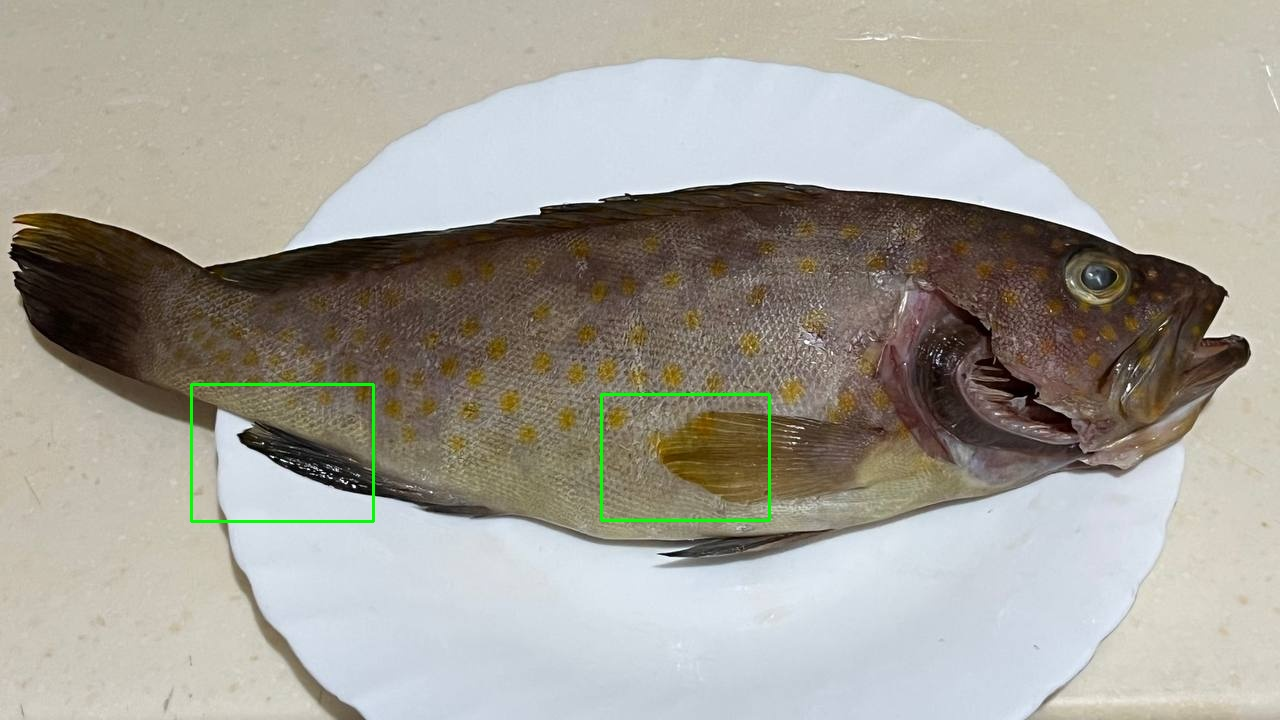
#> input picture backend/debug_eye_detector.jpg, 1280 x 720 px
$ python -i eye_detector.py   (imports and definitions only)
#> lines starting #> are read from the running program, lines starting #| are printed output that depends on the picture; after the words box and inside, x2 and y2 are one past the last pixel; in counts of white or black regions, pixels touching at a corner belong together
import cv2
import numpy as np
from typing import List, Tuple

class EyeDetector:
    """Detects and extracts eyes from fish images"""
    def __init__(self):
        self.eye_cascade = cv2.CascadeClassifier(
            cv2.data.haarcascades + 'haarcascade_eye.xml'
        )
        self.face_cascade = cv2.CascadeClassifier(
            cv2.data.haarcascades + 'haarcascade_frontalface_default.xml'
        )

    # [11 lines left out: function preprocess_image, not called in this run]

    def detect_eyes(self, image: np.ndarray) -> List[Tuple[int, int, int, int]]:
        """Single-stage: Use Cb channel dark circle detection (pupil-based, robust across all freshness levels)"""
        try:
            original_h, original_w = image.shape[:2]
            print(f"[EYE] Original image size: {original_w}x{original_h}")

            # Downsample for speed
            max_detection_size = 1280
            if max(original_w, original_h) > max_detection_size:
                scale_down = max_detection_size / max(original_w, original_h)
                detect_w = int(original_w * scale_down)
                detect_h = int(original_h * scale_down)
                img_small = cv2.resize(image, (detect_w, detect_h), interpolation=cv2.INTER_AREA)
            else:
                img_small = image.copy()
                detect_w, detect_h = original_w, original_h
                scale_down = 1.0

            # Detect eye using Cb channel (dark pupil detection)
            eye_center, eye_radius = self.detect_eye_cb_channel(img_small)

            if eye_center is None or eye_radius is None:
                print("[EYE] No eye detected via Cb channel")
                return []

            cx, cy = eye_center
            radius = eye_radius
            print(f"[EYE] Detected eye at ({cx}, {cy}), radius={radius}")

            # Create bbox centered on detected eye with 4:3 aspect ratio
            box_size = int(radius * 5.5)
            bbox_h = box_size
            bbox_w = int(bbox_h * 4 / 3)  # width = 4/3 of height for 4:3 ratio
            bbox_x = max(0, cx - bbox_w // 2)
            bbox_y = max(0, cy - bbox_h // 2)
            bbox_w = min(detect_w - bbox_x, bbox_w)
            bbox_h = min(detect_h - bbox_y, bbox_h)

            # Scale back to original image size
            scale_up = 1.0 / scale_down
            bbox_x_orig = int(bbox_x * scale_up)
            bbox_y_orig = int(bbox_y * scale_up)
            bbox_w_orig = int(bbox_w * scale_up)
            bbox_h_orig = int(bbox_h * scale_up)
            print(f"[EYE] Scaled to original: bbox=({bbox_x_orig}, {bbox_y_orig}, {bbox_w_orig}x{bbox_h_orig})")

            return [(bbox_x_orig, bbox_y_orig, bbox_w_orig, bbox_h_orig)]

        except Exception as e:
            print(f"[EYE] ERROR: {str(e)}")
            import traceback
            traceback.print_exc()
            return []

    def detect_eye_cb_channel(self, image: np.ndarray) -> Tuple:
        """Detect eye from Cb channel dark circle detection

        Returns:
            Tuple of (center, radius) where center=(cx, cy) and radius=r
            or (None, None) if no eye found
        """
        try:
            # Convert BGR to YCbCr and extract Cb channel
            ycbcr = cv2.cvtColor(image, cv2.COLOR_BGR2YCrCb)
            cb_channel = ycbcr[:, :, 1]

            # Enhance contrast using CLAHE
            clahe = cv2.createCLAHE(clipLimit=3.0, tileGridSize=(8, 8))
            cb_enhanced = clahe.apply(cb_channel)

            # Create binary mask of dark regions (darkness < 110) - pupils are very dark
            dark_mask = cv2.threshold(cb_enhanced, 110, 255, cv2.THRESH_BINARY_INV)[1]

            # Detect contours in dark mask
            contours, _ = cv2.findContours(dark_mask, cv2.RETR_EXTERNAL, cv2.CHAIN_APPROX_SIMPLE)
            print(f"[CB_EYE] Found {len(contours)} contours")

            candidates = []

            for contour in contours:
                area = cv2.contourArea(contour)
                if area < 200:  # Skip small noise
                    continue

                # Fit circle to contour
                (cx, cy), radius = cv2.minEnclosingCircle(contour)

                if radius < 10:  # Minimum eye radius
                    continue

                # Score: prefer circular and reasonably sized
                circularity = area / (np.pi * radius * radius) if radius > 0 else 0

                if circularity < 0.5:  # Must be reasonably circular
                    continue

                score = (circularity * 100) + (area / 100)
                candidates.append({
                    'cx': cx, 'cy': cy, 'radius': radius,
                    'area': area, 'circularity': circularity,
                    'score': score
                })
                print(f"[CB_EYE] Candidate at ({cx:.0f}, {cy:.0f}), r={radius:.0f}, circularity={circularity:.2f}, score={score:.1f}")

            # Return best candidate
            if candidates:
                candidates.sort(key=lambda c: c['score'], reverse=True)
                best = candidates[0]
                print(f"[CB_EYE] Best eye at ({best['cx']:.0f}, {best['cy']:.0f}), radius={best['radius']:.0f}")
                return ((int(best['cx']), int(best['cy'])), int(best['radius']))
            else:
                print("[CB_EYE] No suitable circles found")
                return (None, None)

        except Exception as e:
            print(f"[CB_EYE] ERROR: {str(e)}")
            import traceback
            traceback.print_exc()
            return (None, None)

    def extract_eye_roi(self, image: np.ndarray, eye_rect: Tuple[int, int, int, int]) -> np.ndarray:
        """Extract eye ROI with size normalization to remove fresh/rotten detection size bias"""
        x, y, w, h = eye_rect

        # Extract with minimal padding
        padding = int(max(w, h) * 0.1)  # 10% padding for context
        x1 = max(0, x - padding)
        y1 = max(0, y - padding)
        x2 = min(image.shape[1], x + w + padding)
        y2 = min(image.shape[0], y + h + padding)

        roi = image[y1:y2, x1:x2]
        if roi.size == 0:
            return None

        # SIZE NORMALIZATION: Normalize to standard intermediate size (150px)
        # This removes the 2.2x size difference between fresh (~125px) and rotten (~280px)
        # 150px is roughly the mean of fresh and rotten sizes
        roi_normalized = cv2.resize(roi, (150, 150), interpolation=cv2.INTER_LANCZOS4)

        # Then resize to final 224x224 for model
        # Now all eyes (fresh/rotten) are scaled uniformly, removing the size bias
        roi_resized = cv2.resize(roi_normalized, (224, 224), interpolation=cv2.INTER_LANCZOS4)

        # Convert from BGR to RGB for model input
        roi_rgb = cv2.cvtColor(roi_resized, cv2.COLOR_BGR2RGB)
        return roi_rgb

    # [151 lines left out: functions apply_white_balance, convert_to_cb_channel, not called in this run]

    def detect_and_extract(self, image: np.ndarray) -> dict:
        """Detect and extract eye region"""
        try:
            result = {
                'eye': None,
                'eye_bbox': None,
                'eye_detected': False
            }
            print(f"\n[EYE DETECTOR] ===== NEW DETECTION REQUEST =====")
            eyes = self.detect_eyes(image)
            if len(eyes) > 0:
                print(f"[EYE DETECTOR] Eye detected!")
                eye = max(eyes, key=lambda e: e[2] * e[3])
                result['eye_bbox'] = tuple(eye)
                result['eye'] = self.extract_eye_roi(image, eye)
                result['eye_detected'] = result['eye'] is not None
            else:
                print(f"[EYE DETECTOR] No eye detected")
            print(f"[EYE DETECTOR] Final: eye={result['eye_detected']}")
            return result
        except Exception as e:
            print(f"[EYE DETECTOR] EXCEPTION: {str(e)}")
            import traceback
            traceback.print_exc()
            return {
                'eye': None,
                'eye_bbox': None,
                'eye_detected': False
            }

>>> import cv2
>>> picture = cv2.imread('../../debug_eye_detector.jpg')
#> picture is the input picture: shape (720, 1280, 3); mean B, G, R 151.2, 160.4, 164
>>> result = EyeDetector().detect_and_extract(picture)
#| [EYE] Original image size: 1280x720
#> in detect_eye_cb_channel, `ycbcr = cv2.cvtColor(image, cv2.COLOR_BGR2YCrCb)`: ycbcr: shape (720, 1280, 3); mean of channels 0, 1, 2 160.3, 130.6, 122.8
#> in detect_eye_cb_channel, `cb_channel = ycbcr[:, :, 1]`:
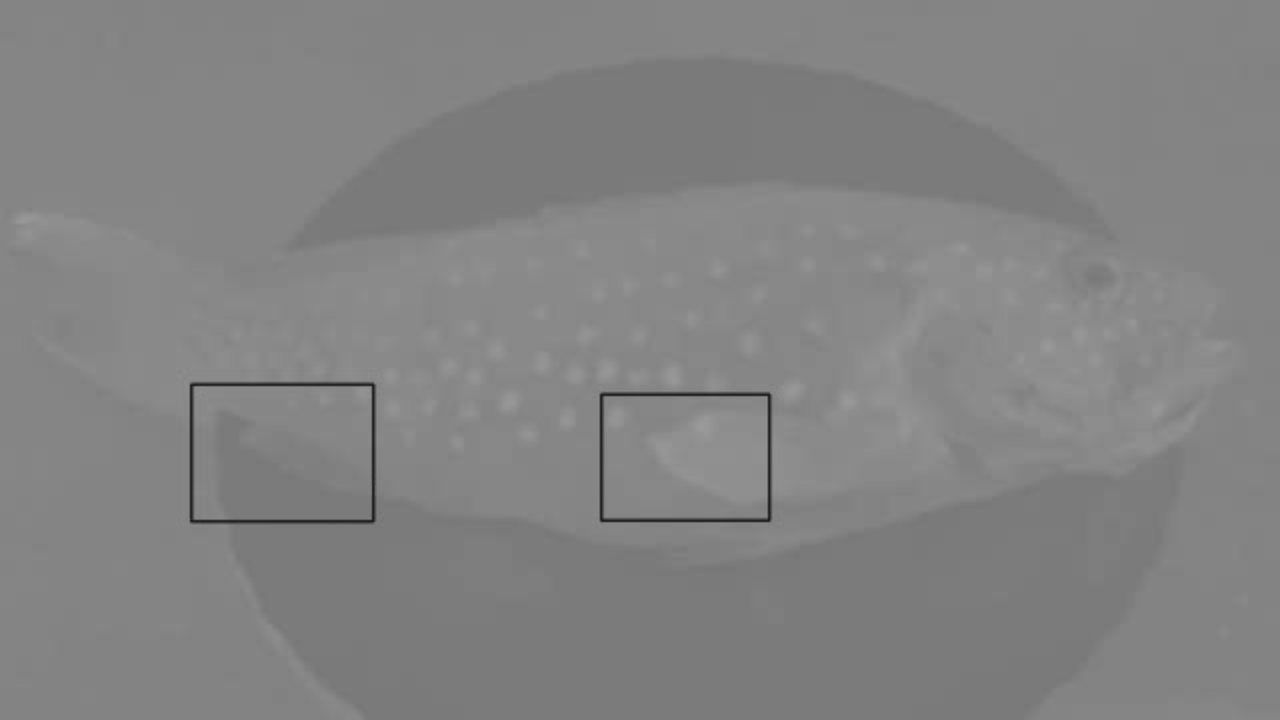
#> cb_channel: shape (720, 1280); min 24, max 154, mean 130.6
#> in detect_eye_cb_channel, `dark_mask = cv2.threshold(cb_enhanced, 110, 255, cv2.THRESH_BINARY_INV..`:
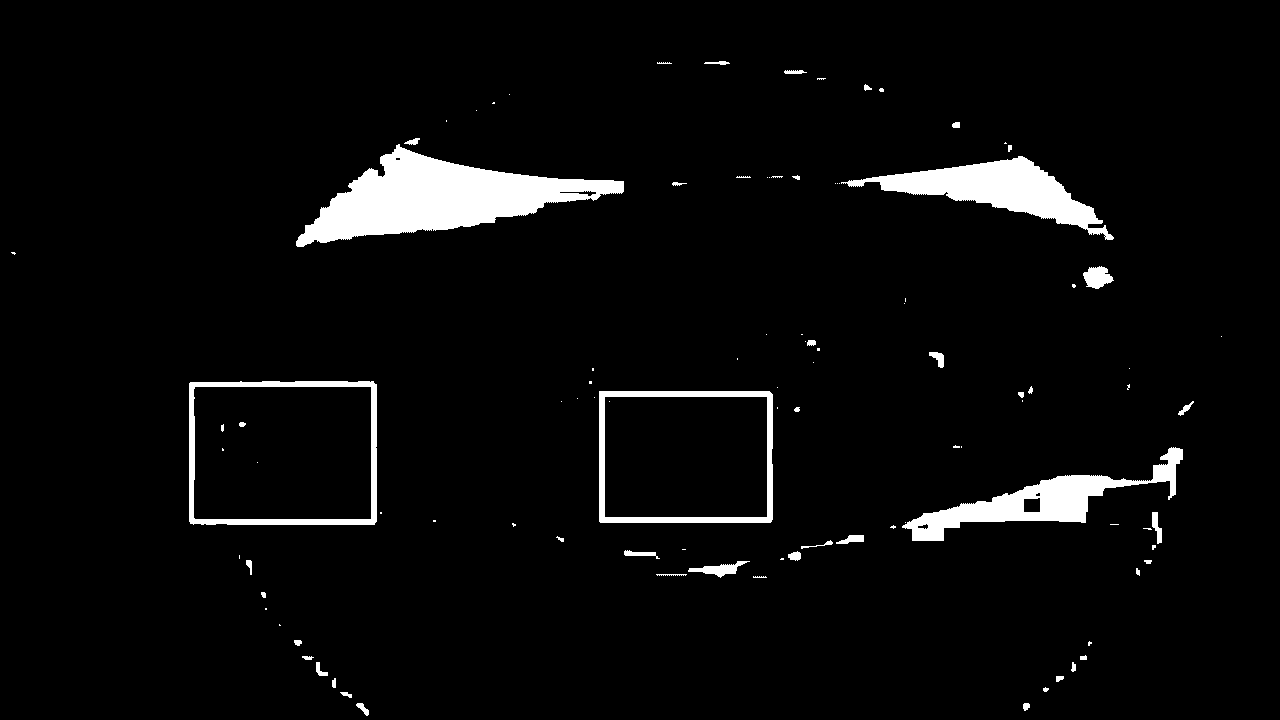
#> dark_mask: shape (720, 1280); 4.3% white; 101 white regions (53 under 20 px)
#> in detect_eye_cb_channel, `contours, _ = cv2.findContours(dark_mask, cv2.RETR_EXTERNAL, cv2.CHAIN..`: contours = 96 contours, 65 with area under 20; largest, box (x1, y1, x2, y2) and area: (189, 381, 377, 525) 26607, (599, 391, 773, 523) 22640, (296, 144, 624, 247) 14654, (841, 156, 1114, 240) 7334, (902, 447, 1183, 541) 6479
#| [CB_EYE] Found 96 contours
#> the loop in detect_eye_cb_channel, `for contour in contours:` made 96 passes
#> area on passes 1, 2, 3, 5, 6, 7, 8, 9, 12, 21, 24, 25: 32.5, 61, 27, 23, 26.5, 24, 59.5, 22, 27, 37.5, 75.5, 105.5
#> (area, cx, cy, radius, circularity) on passes 19, 39: (349, 718.5, 566, 30.91, 0.116), (6479, 1042, 488, 145.3, 0.0976)
#| [CB_EYE] Candidate at (685, 456), r=108, circularity=0.62, score=288.4
#| [CB_EYE] Candidate at (282, 453), r=116, circularity=0.63, score=328.7
#| [CB_EYE] Candidate at (1098, 276), r=15, circularity=0.57, score=61.1
#> after the loop in detect_eye_cb_channel, `for contour in contours:`: candidates = 3 items
#> in detect_eye_cb_channel, `best = candidates[0]`: best = {'cx': 282.1, 'cy': 452.7, 'radius': 116.3, 'area': 26607, 'circularity': 0.626, 'score': 328.7}
#| [CB_EYE] Best eye at (282, 453), radius=116
#> in detect_eyes, `eye_center, eye_radius = self.detect_eye_cb_channel(img_small)`: eye_center = (282, 452); eye_radius = 116
#> in detect_eyes, `cx, cy = eye_center`: cx = 282; cy = 452
#> in detect_eyes, `radius = eye_radius`: radius = 116
#| [EYE] Detected eye at (282, 452), radius=116
#> in detect_eyes, `box_size = int(radius * 5.5)`: box_size = 638
#> in detect_eyes, `bbox_w = int(bbox_h * 4 / 3)`: bbox_w = 850
#> in detect_eyes, `bbox_x = max(0, cx - bbox_w // 2)`: bbox_x = 0
#> in detect_eyes, `bbox_y = max(0, cy - bbox_h // 2)`: bbox_y = 133
#> in detect_eyes, `bbox_h = min(detect_h - bbox_y, bbox_h)`: bbox_h = 587
#> in detect_eyes, `bbox_x_orig = int(bbox_x * scale_up)`: bbox_x_orig = 0
#> in detect_eyes, `bbox_y_orig = int(bbox_y * scale_up)`: bbox_y_orig = 133
#> in detect_eyes, `bbox_w_orig = int(bbox_w * scale_up)`: bbox_w_orig = 850
#> in detect_eyes, `bbox_h_orig = int(bbox_h * scale_up)`: bbox_h_orig = 587
#| [EYE] Scaled to original: bbox=(0, 133, 850x587)
#> in detect_and_extract, `eyes = self.detect_eyes(image)`: eyes = [(0, 133, 850, 587)]
#> in detect_and_extract, `eye = max(eyes, key=lambda e: e[2] * e[3])`: eye = (0, 133, 850, 587)
#> in extract_eye_roi, `x, y, w, h = eye_rect`: x = 0; y = 133; w = 850; h = 587
#> in extract_eye_roi, `padding = int(max(w, h) * 0.1)`: padding = 85
#> in extract_eye_roi, `x1 = max(0, x - padding)`: x1 = 0
#> in extract_eye_roi, `y1 = max(0, y - padding)`: y1 = 48
#> in extract_eye_roi, `x2 = min(image.shape[1], x + w + padding)`: x2 = 935
#> in extract_eye_roi, `y2 = min(image.shape[0], y + h + padding)`: y2 = 720
#> in extract_eye_roi, `roi = image[y1:y2, x1:x2]`:
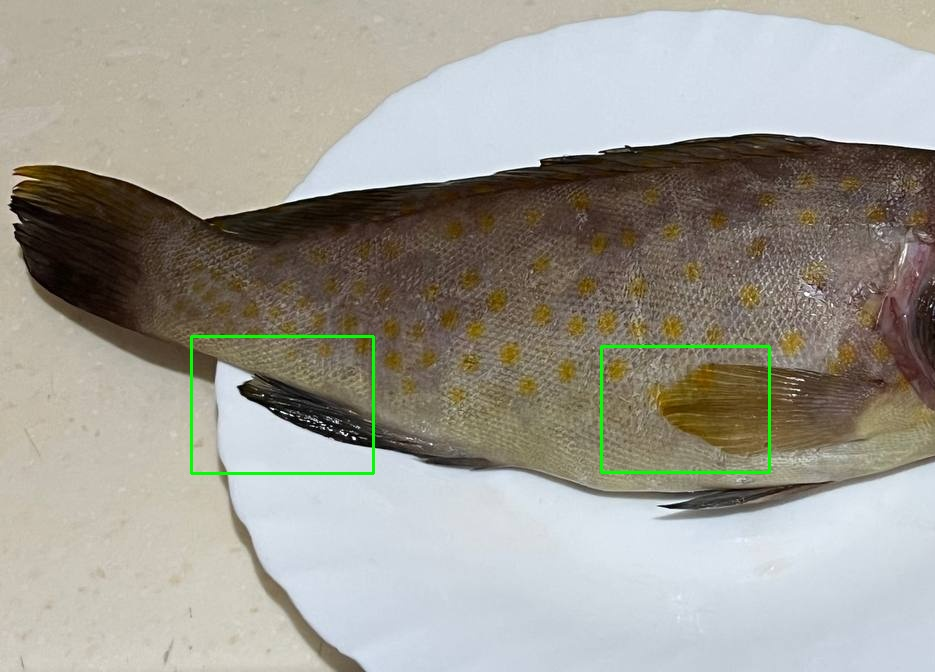
#> roi: shape (672, 935, 3); mean B, G, R 147.3, 156.4, 159.2
#> in extract_eye_roi, `roi_normalized = cv2.resize(roi, (150, 150), interpolation=cv2.INTER_L..`:
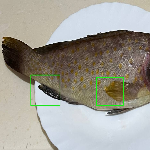
#> roi_normalized: shape (150, 150, 3); mean B, G, R 147.3, 156.7, 159.2
#> in extract_eye_roi, `roi_resized = cv2.resize(roi_normalized, (224, 224), interpolation=cv2..`:
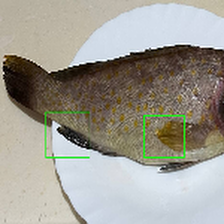
#> roi_resized: shape (224, 224, 3); mean B, G, R 147.3, 156.7, 159.2
#| [EYE DETECTOR] Final: eye=True
#> result = 3 items
